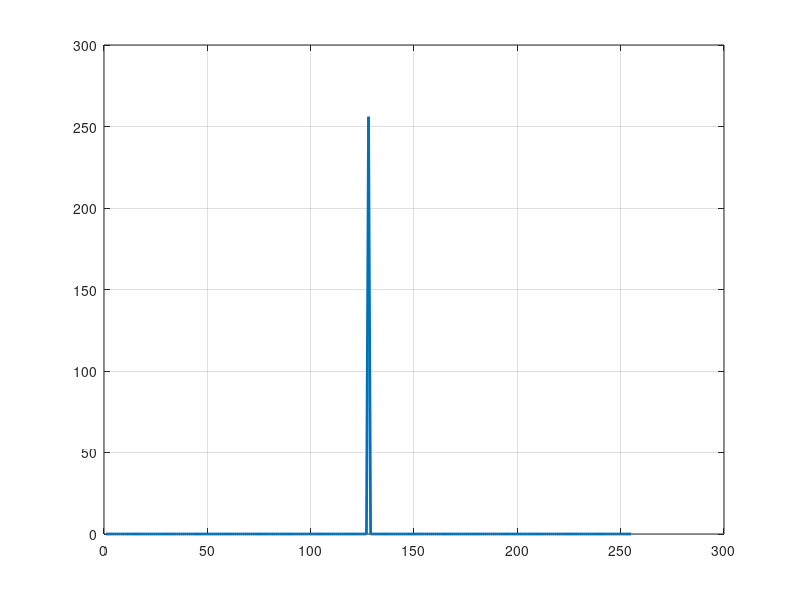

MATLAB code for this plot:

%%
clear; close all;

% table 13-13 *** these must be copied exactly ***
a128_hex = '5A5599963C33FFF00F00CCC36966AAA5';
b128_hex = 'A5AA6669C3CC000F0F00CCC36966AAA5'; % issue was here

% 2. Convert to raw bits (No flipping, No reversing) From Gemini
a_bits = cell2mat(arrayfun(@(c) dec2bin(hex2dec(c), 4), a128_hex, 'UniformOutput', false)) - '0';
b_bits = cell2mat(arrayfun(@(c) dec2bin(hex2dec(c), 4), b128_hex, 'UniformOutput', false)) - '0';

% Ga = 1 - 2*a_bits; 
% Gb = 1 - 2*b_bits;
Ga = 2*a_bits(:) - 1; % bipoler direction does not matter 
Gb = 2*b_bits(:) - 1;
n = (0:127)';
GaTx = Ga .*exp(1j*pi/2*n);
GbTx = Gb .*exp(1j*pi/2*n);
GaRx = conj(flip(GaTx));
GbRx = conj(flip(GbTx));
% y = conv(Ga,flip(Ga));
% x = conv(Gb,flip(Gb));
% test pi/2
y = (conv(GaTx,GaRx));
x = (conv(GbTx,GbRx));
perfect_spike = abs(x + y);

% 5. Plotting with precise limits
figure;
plot(perfect_spike, 'LineWidth', 2);
grid on; 
